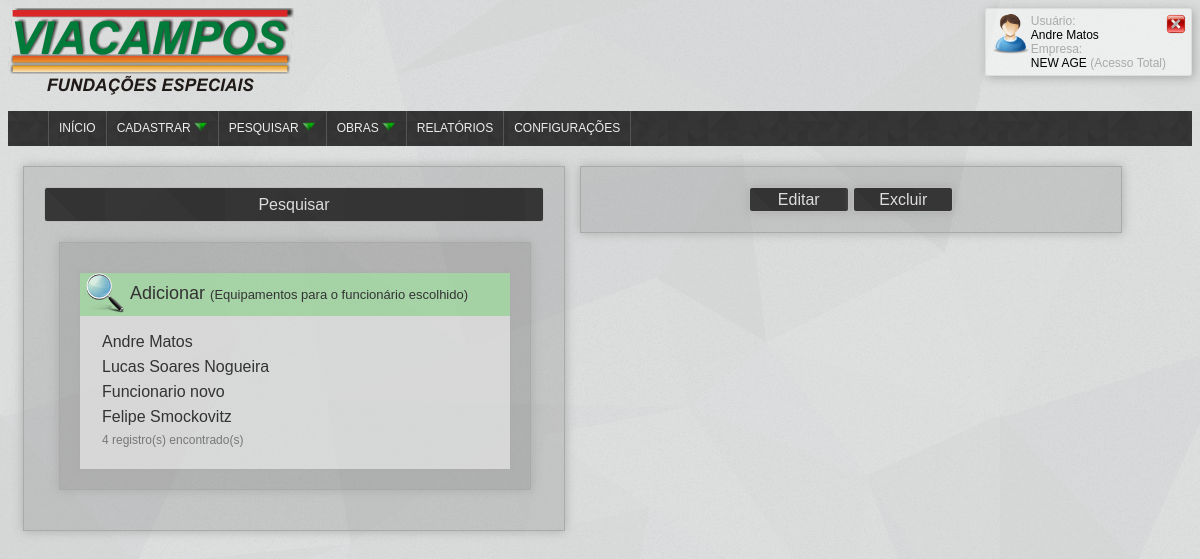
The page /administrator/add_epiXfunc.php (signed in) on the database as committed earlier.
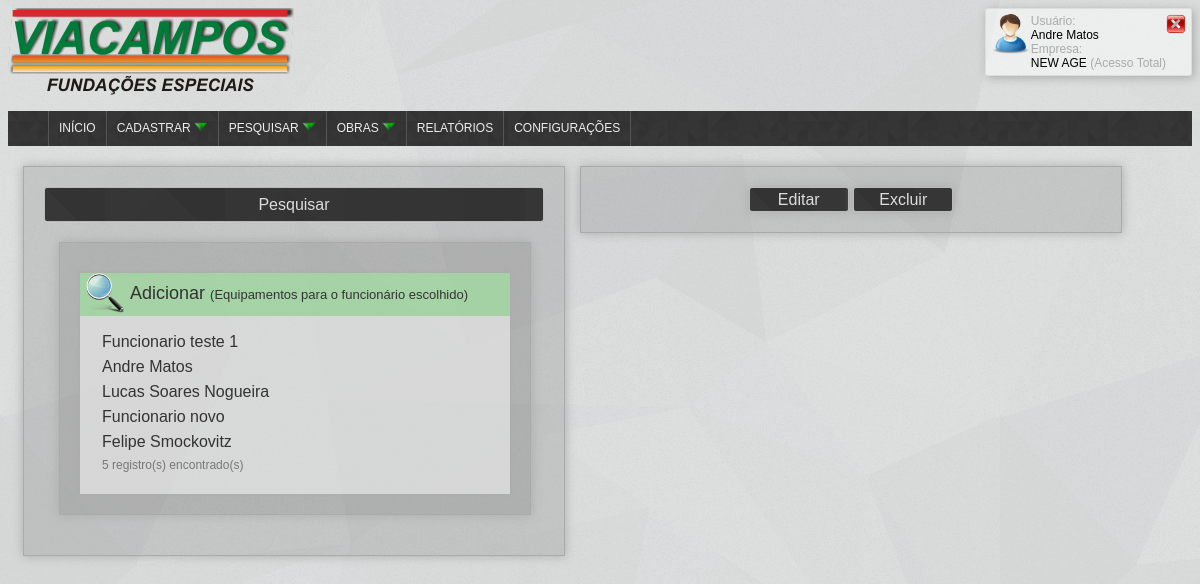
The same page on the database as committed later.
### tables this page shows
CREATE TABLE IF NOT EXISTS `funcionario` (
  `id_tabela` int(11) NOT NULL,
  `cod_serie` varchar(255) NOT NULL,
  `id` int(11) NOT NULL,
  `nome` varchar(255) NOT NULL,
  `cpf` varchar(14) NOT NULL,
  `rg` varchar(12) NOT NULL,
  `org_em_rg` varchar(255) NOT NULL,
  `data_em_rg` date NOT NULL,
  `num_tit_eleitor` varchar(30) NOT NULL,
  `data_nasc` date NOT NULL,
  `telefone` varchar(15) NOT NULL,
  `email` varchar(255) NOT NULL,
  `email_empresa` varchar(255) NOT NULL,
  `senha` varchar(255) NOT NULL,
  `is_admin` int(11) NOT NULL,
  `id_cbo` int(11) NOT NULL,
  `id_endereco` int(11) NOT NULL,
  `id_turno` int(11) NOT NULL,
  `id_empresa` int(11) NOT NULL,
  `id_empresa_filial` int(11) NOT NULL,
  `id_supervisor` int(11) NOT NULL,
  `id_dados_bancarios` int(11) NOT NULL,
  `data_adm` date NOT NULL COMMENT 'Data de admissão',
  `data_dem` date NOT NULL COMMENT 'Data de demissão',
  `salario_base` double NOT NULL,
  `qtd_horas_sem` int(11) NOT NULL,
  `num_cart_trab` varchar(50) NOT NULL,
  `num_serie_cart_trab` varchar(50) NOT NULL,
  `id_uf_cart_trab` int(11) NOT NULL COMMENT 'id do estado',
  `num_pis` varchar(20) NOT NULL,
  `data_ini` date NOT NULL COMMENT 'data inicio da validade do registro',
  `data_fim` date NOT NULL COMMENT 'data fim da validade do registro',
  `oculto` int(11) NOT NULL
);

### model/class_funcionario_bd.php (called while the page is built, shortened)
<?php
require_once(dirname(__FILE__) . "/../global.php");
class Funcionario{
	public function get_ultimos_func($qtd){
		$sql = new Sql();
		$g = new Glob();
		$return = array();
		$aux=0;
		$query = "SELECT * FROM funcionario WHERE oculto = 0 && id_empresa = '".$_SESSION['id_empresa']."' ORDER BY id_tabela DESC LIMIT $qtd";
		$query_tra = $g->tratar_query($query);
		while($result =  mysql_fetch_array($query_tra)){
			$return[$aux][0] = $result['id'];
			$return[$aux][1] = $result['nome'];
			$aux++;
		}
		if($aux == 0){
			echo '<div class="msg">Nenhum funcionário encontrado!</div>';
		}else{
			return $return;
		}
	}
}
 ?>

### global.php (called while the page is built, shortened)
<?php
class Glob{
    function tratar_query($query)
    {
        $args = func_get_args();
        $query = array_shift($args);
        array_unshift($args, $query);
        $query = call_user_func_array('sprintf', $args);
        return mysql_query($query);
    }
}
?>

### administrator/add_epiXfunc.php (the view, shortened to what this page needs)
<?php
 include("../model/class_funcionario_bd.php");
 ?>
<head>
   <link rel="stylesheet" type="text/css" href="style.css">
</head>
<body>
   <?php include_once("../view/topo.php"); ?>
   <div class="formulario">
          <?php if(!isset($_GET['tipo'])){ ?>
                    <input type="button" class="button2" value="Pesquisar" onclick="buscar_editar('1')">
                    <div id="result1">
                          <?php
                            $funcionario = new Funcionario();
                            $funcionario = $funcionario->get_ultimos_func(10);
                           ?>
                          <div class="formulario" style="width:430px; style='float:left'">
                              <div class="msg" style="float:left">
                                <div style="float:left; background-color:rgba(50,200,50,0.3); width:100%; height:43px; text-align:left; margin-top:-20px;">
                                  <div style="float:left; margin-left:5px;"><img src="../images/search-icon.png" style="width:40px;"></div>
                                  <div style="float:left; margin-left:5px; margin-top:10px; font-size:18px; color:#333;">Adicionar <span>(Equipamentos para o funcionário escolhido)</span></div>
                                </div>
                                <table style="float:left" class="table-pesquisa">
                                  <?php
                                    $cont=0;
                                    if($funcionario)
                                      foreach($funcionario as $key => $value){
                                        echo "<tr><td style='padding-left:20px;'><a href='add_epiXfunc.php?tipo=cadastrar&id=".$funcionario[$key][0]."'>".$funcionario[$key][1]."</a></td></tr>";
                                        $cont++;
                                      }
                                      echo '<tr><td style="padding-left:20px; font-size: 12px; color:#777;">'.$cont. " registro(s) encontrado(s)</td></tr>";
                                   ?>
                                </table>
                              </div>
                            </div>
                    </div>
          <?php } ?>
    </div>
    <?php include("informacoes_func_epi.php") ?>
</body>

Rows that differ between the two databases and show on the page:
added funcionario: nome "Funcionario teste 1"
Other text that changed with them:
$cont: "4" → "5"
